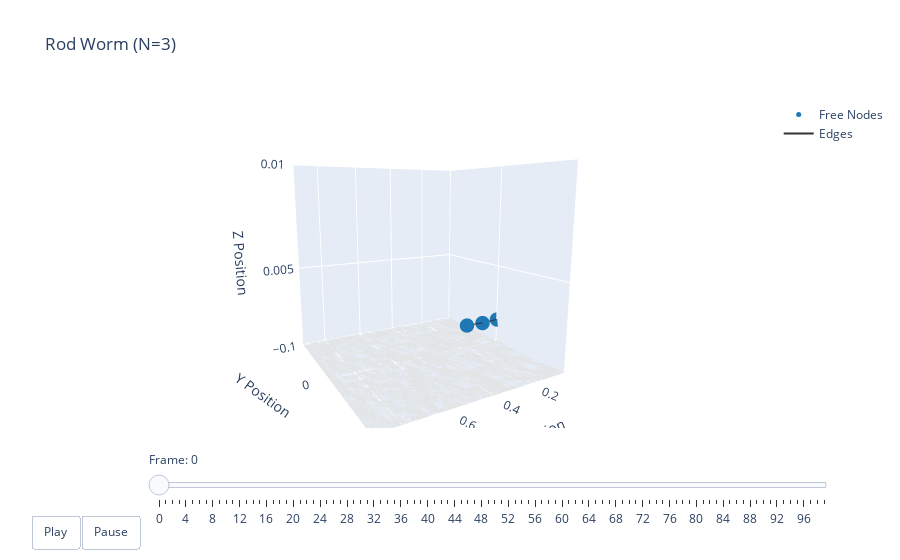

Write notebook code for a chart like this one.
### Code cell
t = np.arange(robot.sim_params.total_time, step=robot.sim_params.dt)
options = dismech.AnimationOptions(title='Rod Worm (N=3)', 
                                   y_lim=(-0.1, 0.1), 
                                   z_lim=(1e-3, 10e-3),
                                   camera_view=(10,60))

fig = dismech.get_interactive_animation_plotly(robot, t[::10], qs[::10], options)
fig.show()

### Figure 1 — Plotly figure (JSON) as saved in the notebook; plotly's stock layout.template omitted (floating-point values rounded to 4 significant figures)
{"data": [{"marker": {"color": "#1f78b4", "size": 5}, "mode": "markers", "name": "Free Nodes", "type": "scatter3d", "x": [0.002466, 0.09947, 0.1995], "y": [0.0, 0.0, 0.0], "z": [0.002149, 0.002113, 0.002149]}, {"marker": {"color": "#e31a1c", "size": 5}, "mode": "markers", "name": "Fixed Nodes", "type": "scatter3d", "x": [], "y": [], "z": []}, {"line": {"color": "#333333", "width": 2}, "mode": "lines", "name": "Edges", "type": "scatter3d", "x": [0.002466, 0.09947, null, 0.09947, 0.1995, null], "y": [0, 0, null, 0, 0, null], "z": [0.002149, 0.002113, null, 0.002113, 0.002149, null]}, {"color": "rgba(166, 206, 227, 0.7)", "i": [], "j": [], "k": [], "name": "Faces", "opacity": 0.7, "showscale": false, "type": "mesh3d", "x": [0.002466, 0.09947, 0.1995], "y": [0.0, 0.0, 0.0], "z": [0.002149, 0.002113, 0.002149]}, {"colorscale": [[0, "lightgray"], [1, "lightgray"]], "opacity": 0.9, "showscale": false, "type": "surface", "x": [[-0.4975, 1.415], [-0.4975, 1.415]], "y": [[-0.5, -0.5], [0.5, 0.5]], "z": [[0.001, 0.001], [0.001, 0.001]]}], "layout": {"scene": {"camera": {"eye": {"x": 0.9848, "y": 1.706, "z": 0.3473}}, "xaxis": {"range": [0.002466, 0.9148], "title": {"text": "X Position"}}, "yaxis": {"range": [-0.1, 0.1], "title": {"text": "Y Position"}}, "zaxis": {"range": [0.001, 0.01], "title": {"text": "Z Position"}}}, "sliders": [{"currentvalue": {"prefix": "Frame: "}, "steps": [{"args": [["0"], {"frame": {"duration": 50, "redraw": true}, "mode": "immediate"}], "label": "0", "method": "animate"}, {"args": [["1"], {"frame": {"duration": 50, "redraw": true}, "mode": "immediate"}], "label": "1", "method": "animate"}, {"args": [["2"], {"frame": {"duration": 50, "redraw": true}, "mode": "immediate"}], "label": "2", "method": "animate"}, {"args": [["3"], {"frame": {"duration": 50, "redraw": true}, "mode": "immediate"}], "label": "3", "method": "animate"}, {"args": [["4"], {"frame": {"duration": 50, "redraw": true}, "mode": "immediate"}], "label": "4", "method": "animate"}, {"args": [["5"], {"frame": {"duration": 50, "redraw": true}, "mode": "immediate"}], "label": "5", "method": "animate"}, {"args": [["6"], {"frame": {"duration": 50, "redraw": true}, "mode": "immediate"}], "label": "6", "method": "animate"}, {"args": [["7"], {"frame": {"duration": 50, "redraw": true}, "mode": "immediate"}], "label": "7", "method": "animate"}, {"args": [["8"], {"frame": {"duration": 50, "redraw": true}, "mode": "immediate"}], "label": "8", "method": "animate"}, {"args": [["9"], {"frame": {"duration": 50, "redraw": true}, "mode": "immediate"}], "label": "9", "method": "animate"}, {"args": [["10"], {"frame": {"duration": 50, "redraw": true}, "mode": "immediate"}], "label": "10", "method": "animate"}, {"args": [["11"], {"frame": {"duration": 50, "redraw": true}, "mode": "immediate"}], "label": "11", "method": "animate"}, {"args": [["12"], {"frame": {"duration": 50, "redraw": true}, "mode": "immediate"}], "label": "12", "method": "animate"}, {"args": [["13"], {"frame": {"duration": 50, "redraw": true}, "mode": "immediate"}], "label": "13", "method": "animate"}, {"args": [["14"], {"frame": {"duration": 50, "redraw": true}, "mode": "immediate"}], "label": "14", "method": "animate"}, {"args": [["15"], {"frame": {"duration": 50, "redraw": true}, "mode": "immediate"}], "label": "15", "method": "animate"}, {"args": [["16"], {"frame": {"duration": 50, "redraw": true}, "mode": "immediate"}], "label": "16", "method": "animate"}, {"args": [["17"], {"frame": {"duration": 50, "redraw": true}, "mode": "immediate"}], "label": "17", "method": "animate"}, {"args": [["18"], {"frame": {"duration": 50, "redraw": true}, "mode": "immediate"}], "label": "18", "method": "animate"}, {"args": [["19"], {"frame": {"duration": 50, "redraw": true}, "mode": "immediate"}], "label": "19", "method": "animate"}, {"args": [["20"], {"frame": {"duration": 50, "redraw": true}, "mode": "immediate"}], "label": "20", "method": "animate"}, {"args": [["21"], {"frame": {"duration": 50, "redraw": true}, "mode": "immediate"}], "label": "21", "method": "animate"}, {"args": [["22"], {"frame": {"duration": 50, "redraw": true}, "mode": "immediate"}], "label": "22", "method": "animate"}, {"args": [["23"], {"frame": {"duration": 50, "redraw": true}, "mode": "immediate"}], "label": "23", "method": "animate"}, {"args": [["24"], {"frame": {"duration": 50, "redraw": true}, "mode": "immediate"}], "label": "24", "method": "animate"}, {"args": [["25"], {"frame": {"duration": 50, "redraw": true}, "mode": "immediate"}], "label": "25", "method": "animate"}, {"args": [["26"], {"frame": {"duration": 50, "redraw": true}, "mode": "immediate"}], "label": "26", "method": "animate"}, {"args": [["27"], {"frame": {"duration": 50, "redraw": true}, "mode": "immediate"}], "label": "27", "method": "animate"}, {"args": [["28"], {"frame": {"duration": 50, "redraw": true}, "mode": "immediate"}], "label": "28", "method": "animate"}, {"args": [["29"], {"frame": {"duration": 50, "redraw": true}, "mode": "immediate"}], "label": "29", "method": "animate"}, {"args": [["30"], {"frame": {"duration": 50, "redraw": true}, "mode": "immediate"}], "label": "30", "method": "animate"}, {"args": [["31"], {"frame": {"duration": 50, "redraw": true}, "mode": "immediate"}], "label": "31", "method": "animate"}, {"args": [["32"], {"frame": {"duration": 50, "redraw": true}, "mode": "immediate"}], "label": "32", "method": "animate"}, {"args": [["33"], {"frame": {"duration": 50, "redraw": true}, "mode": "immediate"}], "label": "33", "method": "animate"}, {"args": [["34"], {"frame": {"duration": 50, "redraw": true}, "mode": "immediate"}], "label": "34", "method": "animate"}, {"args": [["35"], {"frame": {"duration": 50, "redraw": true}, "mode": "immediate"}], "label": "35", "method": "animate"}, {"args": [["36"], {"frame": {"duration": 50, "redraw": true}, "mode": "immediate"}], "label": "36", "method": "animate"}, {"args": [["37"], {"frame": {"duration": 50, "redraw": true}, "mode": "immediate"}], "label": "37", "method": "animate"}, {"args": [["38"], {"frame": {"duration": 50, "redraw": true}, "mode": "immediate"}], "label": "38", "method": "animate"}, {"args": [["39"], {"frame": {"duration": 50, "redraw": true}, "mode": "immediate"}], "label": "39", "method": "animate"}, {"args": [["40"], {"frame": {"duration": 50, "redraw": true}, "mode": "immediate"}], "label": "40", "method": "animate"}, {"args": [["41"], {"frame": {"duration": 50, "redraw": true}, "mode": "immediate"}], "label": "41", "method": "animate"}, {"args": [["42"], {"frame": {"duration": 50, "redraw": true}, "mode": "immediate"}], "label": "42", "method": "animate"}, {"args": [["43"], {"frame": {"duration": 50, "redraw": true}, "mode": "immediate"}], "label": "43", "method": "animate"}, {"args": [["44"], {"frame": {"duration": 50, "redraw": true}, "mode": "immediate"}], "label": "44", "method": "animate"}, {"args": [["45"], {"frame": {"duration": 50, "redraw": true}, "mode": "immediate"}], "label": "45", "method": "animate"}, {"args": [["46"], {"frame": {"duration": 50, "redraw": true}, "mode": "immediate"}], "label": "46", "method": "animate"}, {"args": [["47"], {"frame": {"duration": 50, "redraw": true}, "mode": "immediate"}], "label": "47", "method": "animate"}, {"args": [["48"], {"frame": {"duration": 50, "redraw": true}, "mode": "immediate"}], "label": "48", "method": "animate"}, {"args": [["49"], {"frame": {"duration": 50, "redraw": true}, "mode": "immediate"}], "label": "49", "method": "animate"}, {"args": [["50"], {"frame": {"duration": 50, "redraw": true}, "mode": "immediate"}], "label": "50", "method": "animate"}, {"args": [["51"], {"frame": {"duration": 50, "redraw": true}, "mode": "immediate"}], "label": "51", "method": "animate"}, {"args": [["52"], {"frame": {"duration": 50, "redraw": true}, "mode": "immediate"}], "label": "52", "method": "animate"}, {"args": [["53"], {"frame": {"duration": 50, "redraw": true}, "mode": "immediate"}], "label": "53", "method": "animate"}, {"args": [["54"], {"frame": {"duration": 50, "redraw": true}, "mode": "immediate"}], "label": "54", "method": "animate"}, {"args": [["55"], {"frame": {"duration": 50, "redraw": true}, "mode": "immediate"}], "label": "55", "method": "animate"}, {"args": [["56"], {"frame": {"duration": 50, "redraw": true}, "mode": "immediate"}], "label": "56", "method": "animate"}, {"args": [["57"], {"frame": {"duration": 50, "redraw": true}, "mode": "immediate"}], "label": "57", "method": "animate"}, {"args": [["58"], {"frame": {"duration": 50, "redraw": true}, "mode": "immediate"}], "label": "58", "method": "animate"}, {"args": [["59"], {"frame": {"duration": 50, "redraw": true}, "mode": "immediate"}], "label": "59", "method": "animate"}, {"args": [["60"], {"frame": {"duration": 50, "redraw": true}, "mode": "immediate"}], "label": "60", "method": "animate"}, {"args": [["61"], {"frame": {"duration": 50, "redraw": true}, "mode": "immediate"}], "label": "61", "method": "animate"}, {"args": [["62"], {"frame": {"duration": 50, "redraw": true}, "mode": "immediate"}], "label": "62", "method": "animate"}, {"args": [["63"], {"frame": {"duration": 50, "redraw": true}, "mode": "immediate"}], "label": "63", "method": "animate"}, {"args": [["64"], {"frame": {"duration": 50, "redraw": true}, "mode": "immediate"}], "label": "64", "method": "animate"}, {"args": [["65"], {"frame": {"duration": 50, "redraw": true}, "mode": "immediate"}], "label": "65", "method": "animate"}, {"args": [["66"], {"frame": {"duration": 50, "redraw": true}, "mode": "immediate"}], "label": "66", "method": "animate"}, {"args": [["67"], {"frame": {"duration": 50, "redraw": true}, "mode": "immediate"}], "label": "67", "method": "animate"}, {"args": [["68"], {"frame": {"duration": 50, "redraw": true}, "mode": "immediate"}], "label": "68", "method": "animate"}, {"args": [["69"], {"frame": {"duration": 50, "redraw": true}, "mode": "immediate"}], "label": "69", "method": "animate"}, {"args": [["70"], {"frame": {"duration": 50, "redraw": true}, "mode": "immediate"}], "label": "70", "method": "animate"}, {"args": [["71"], {"frame": {"duration": 50, "redraw": true}, "mode": "immediate"}], "label": "71", "method": "animate"}, {"args": [["72"], {"frame": {"duration": 50, "redraw": true}, "mode": "immediate"}], "label": "72", "method": "animate"}, {"args": [["73"], {"frame": {"duration": 50, "redraw": true}, "mode": "immediate"}], "label": "73", "method": "animate"}, {"args": [["74"], {"frame": {"duration": 50, "redraw": true}, "mode": "immediate"}], "label": "74", "method": "animate"}, {"args": [["75"], {"frame": {"duration": 50, "redraw": true}, "mode": "immediate"}], "label": "75", "method": "animate"}, {"args": [["76"], {"frame": {"duration": 50, "redraw": true}, "mode": "immediate"}], "label": "76", "method": "animate"}, {"args": [["77"], {"frame": {"duration": 50, "redraw": true}, "mode": "immediate"}], "label": "77", "method": "animate"}, {"args": [["78"], {"frame": {"duration": 50, "redraw": true}, "mode": "immediate"}], "label": "78", "method": "animate"}, {"args": [["79"], {"frame": {"duration": 50, "redraw": true}, "mode": "immediate"}], "label": "79", "method": "animate"}, {"args": [["80"], {"frame": {"duration": 50, "redraw": true}, "mode": "immediate"}], "label": "80", "method": "animate"}, {"args": [["81"], {"frame": {"duration": 50, "redraw": true}, "mode": "immediate"}], "label": "81", "method": "animate"}, {"args": [["82"], {"frame": {"duration": 50, "redraw": true}, "mode": "immediate"}], "label": "82", "method": "animate"}, {"args": [["83"], {"frame": {"duration": 50, "redraw": true}, "mode": "immediate"}], "label": "83", "method": "animate"}, {"args": [["84"], {"frame": {"duration": 50, "redraw": true}, "mode": "immediate"}], "label": "84", "method": "animate"}, {"args": [["85"], {"frame": {"duration": 50, "redraw": true}, "mode": "immediate"}], "label": "85", "method": "animate"}, {"args": [["86"], {"frame": {"duration": 50, "redraw": true}, "mode": "immediate"}], "label": "86", "method": "animate"}, {"args": [["87"], {"frame": {"duration": 50, "redraw": true}, "mode": "immediate"}], "label": "87", "method": "animate"}, {"args": [["88"], {"frame": {"duration": 50, "redraw": true}, "mode": "immediate"}], "label": "88", "method": "animate"}, {"args": [["89"], {"frame": {"duration": 50, "redraw": true}, "mode": "immediate"}], "label": "89", "method": "animate"}, {"args": [["90"], {"frame": {"duration": 50, "redraw": true}, "mode": "immediate"}], "label": "90", "method": "animate"}, {"args": [["91"], {"frame": {"duration": 50, "redraw": true}, "mode": "immediate"}], "label": "91", "method": "animate"}, {"args": [["92"], {"frame": {"duration": 50, "redraw": true}, "mode": "immediate"}], "label": "92", "method": "animate"}, {"args": [["93"], {"frame": {"duration": 50, "redraw": true}, "mode": "immediate"}], "label": "93", "method": "animate"}, {"args": [["94"], {"frame": {"duration": 50, "redraw": true}, "mode": "immediate"}], "label": "94", "method": "animate"}, {"args": [["95"], {"frame": {"duration": 50, "redraw": true}, "mode": "immediate"}], "label": "95", "method": "animate"}, {"args": [["96"], {"frame": {"duration": 50, "redraw": true}, "mode": "immediate"}], "label": "96", "method": "animate"}, {"args": [["97"], {"frame": {"duration": 50, "redraw": true}, "mode": "immediate"}], "label": "97", "method": "animate"}, {"args": [["98"], {"frame": {"duration": 50, "redraw": true}, "mode": "immediate"}], "label": "98", "method": "animate"}, {"args": [["99"], {"frame": {"duration": 50, "redraw": true}, "mode": "immediate"}], "label": "99", "method": "animate"}], "transition": {"duration": 0}, "x": 0.1, "y": 0}], "title": {"text": "Rod Worm (N=3)"}, "updatemenus": [{"buttons": [{"args": [null, {"frame": {"duration": 50, "redraw": true}, "fromcurrent": true}], "label": "Play", "method": "animate"}, {"args": [[null], {"frame": {"duration": 0, "redraw": true}, "mode": "immediate"}], "label": "Pause", "method": "animate"}], "direction": "left", "pad": {"r": 10, "t": 87}, "showactive": false, "type": "buttons", "x": 0.1, "xanchor": "right", "y": 0, "yanchor": "top"}]}}
